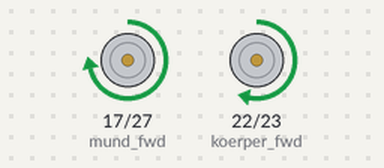
Bench run of a program on a simulated Raspberry Pi (BCM pin numbers). Shown: motor-driver pin pairs drawn as motors (green arrow = first pin HIGH = forward, orange = second pin HIGH = backward, longer = more drive). What the program prints to the terminal is not drawn. At 3.0 s the program stops and its outputs stay as they are.

Above: at 0.1 s.
At 1.1 s:
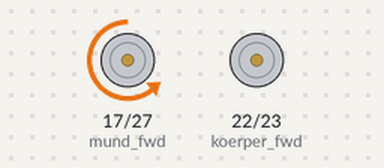
At 2.1 s:
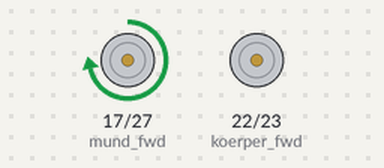
At 2.6 s:
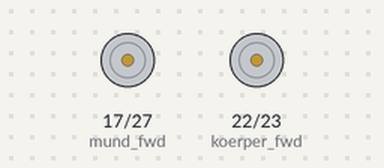
Timing chart, 0 to 4.1 s (numbered marks = the images above):
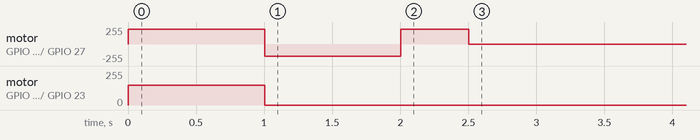

Measured:
- by itself, motor on GPIO 22 (koerper_fwd) / GPIO 23 (koerper_bwd): stopped → forward 150/255 at 0.00 s, → stopped 1.0 s later
- by itself, motor on GPIO 17 (mund_fwd) / GPIO 27 (mund_bwd): stopped → forward 220/255 at 0.00 s, → backward 180/255 1.0 s later, → forward 220/255 1.0 s later, → stopped 0.50 s later

The program:

motor_control.py
```python
import time
from gpiozero import PWMOutputDevice

# =========================================================
# 1. HARDWARE-KONFIGURATION (GPIO PINS)
# ==========================================
# HINWEIS: Passe die GPIO-Nummern (BCM-Zählung) an deine echte Verkabelung an!

# Mund-Motor Pins
MUND_FWD_PIN = 17    # Entspricht z.B. Mund öffnen (Wert 220 im Array)
MUND_BWD_PIN = 27    # Entspricht z.B. Mund aktiv schließen (Wert 180 im Array)

# Körper-Motor Pins
KOERPER_FWD_PIN = 22  # Entspricht Körper nach vorne/hoch (Wert 150 im Array)
KOERPER_BWD_PIN = 23  # Entspricht Körper zurück (falls genutzt)

# Initialisierung als PWM-Geräte (erlaubt feine Geschwindigkeitsstufen von 0.0 bis 1.0)
mund_fwd = PWMOutputDevice(MUND_FWD_PIN)
mund_bwd = PWMOutputDevice(MUND_BWD_PIN)
koerper_fwd = PWMOutputDevice(KOERPER_FWD_PIN)
koerper_bwd = PWMOutputDevice(KOERPER_BWD_PIN)


# =========================================================
# 2. BASIS-STEUERUNG
# =========================================================
def set_motors(m_fwd, m_bwd, k_fwd, k_bwd):
    """
    Erwartet Werte von 0.0 bis 1.0 und gibt sie an die Pins weiter.
    """
    mund_fwd.value = max(0.0, min(1.0, m_fwd))
    mund_bwd.value = max(0.0, min(1.0, m_bwd))
    koerper_fwd.value = max(0.0, min(1.0, k_fwd))
    koerper_bwd.value = max(0.0, min(1.0, k_bwd))

def stop_all():
    """Schaltet alle Motoren sofort stromlos."""
    mund_fwd.value = 0
    mund_bwd.value = 0
    koerper_fwd.value = 0
    koerper_bwd.value = 0


# =========================================================
# 3. TIMELINE-ABSPIELER (Wird vom HTTP-Server aufgerufen)
# =========================================================
def execute_timeline(motor_frames: list, fps_ms: int):
    """
    Spielt die vom Server berechneten Frames im richtigen Timing ab.
    """
    delay = fps_ms / 1000.0  # Umrechnung z.B. 50ms -> 0.05 Sekunden

    print(f"[Hardware] Starte Choreographie mit {len(motor_frames)} Frames...")

    try:
        for frame_data in motor_frames:
            # Info: Der Server schickt entweder eine Liste von Dictionaries (wie in testing.py)
            if isinstance(frame_data, dict):
                frame = frame_data["motor"]
            else:
                frame = frame_data

            # Werte von 0-255 auf 0.0-1.0 für PWM skalieren
            m_fwd = frame[0] / 255.0
            m_bwd = frame[1] / 255.0
            k_fwd = frame[2] / 255.0
            k_bwd = frame[3] / 255.0

            # Hardware ansteuern
            set_motors(m_fwd, m_bwd, k_fwd, k_bwd)

            # Warten bis zum nächsten Frame
            time.sleep(delay)

    except Exception as e:
        print(f"[Hardware] Fehler bei der Bewegungsausführung: {e}")
    finally:
        # AUS SICHERHEIT: Am Ende (oder bei Abbruch) Motoren IMMER abschalten!
        stop_all()
        print("[Hardware] Choreographie beendet. Motoren sicher gestoppt.")


# =========================================================
# 4. DIREKTER HARDWARE-TEST (Ohne Netzwerk)
# =========================================================
if __name__ == "__main__":
    print("Führe lokalen Hardware-Trockentest aus (3 Sekunden Mund-Aktivität)...")

    # Wir simulieren ein paar Testframes (Mund auf, Mund zu, Mund auf)
    test_frames = [
        [220, 0, 150, 0], # Mund auf, Körper vor
        [220, 0, 150, 0],
        [0, 180, 0, 0],   # Mund zu
        [0, 180, 0, 0],
        [220, 0, 0, 0],   # Nur Mund auf
        [0, 0, 0, 0]      # Stop
    ]

    # Test ausführen mit 500ms pro Schritt, damit man es gut sieht
    execute_timeline(test_frames, fps_ms=500)
```
